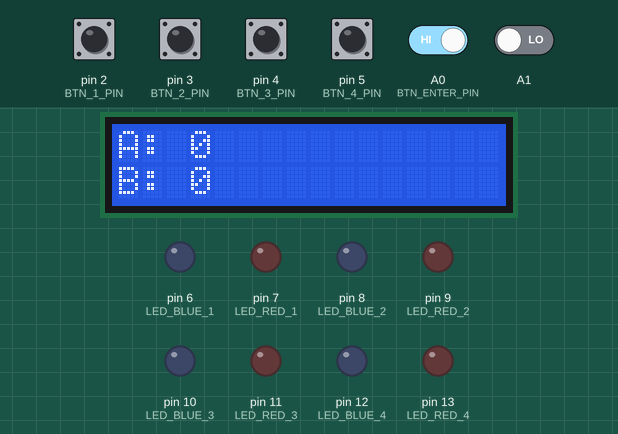
The sketch below on a simulated Arduino Uno, built with avr-gcc and run on an emulated ATmega328P. Parts: 16×2 character LCD, output pins drawn as LEDs (lit = HIGH). Inputs (shaded band) come from the test bench; at power-on: A0 (BTN_ENTER_PIN), pin 2 (BTN_1_PIN), pin 3 (BTN_2_PIN), pin 4 (BTN_3_PIN), pin 5 (BTN_4_PIN) HIGH, A1 LOW. Random numbers use the default seed unless the sketch sets one.

Above: at 12.0 s.
12.1 s: A0 (BTN_ENTER_PIN) driven LOW
At 16.3 s:
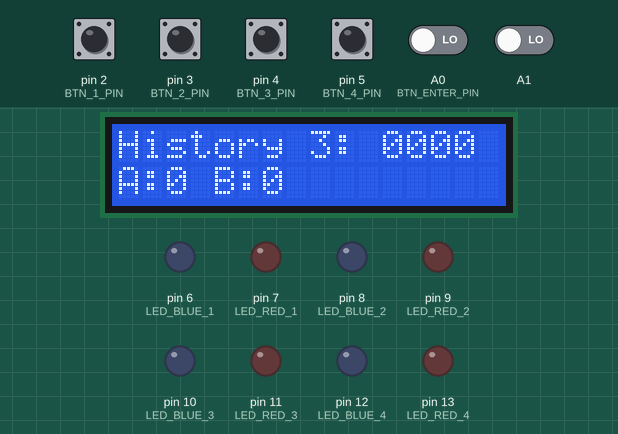
19.4 s: pin 2 (BTN_1_PIN) pulled LOW for 3 s
At 19.57 s:
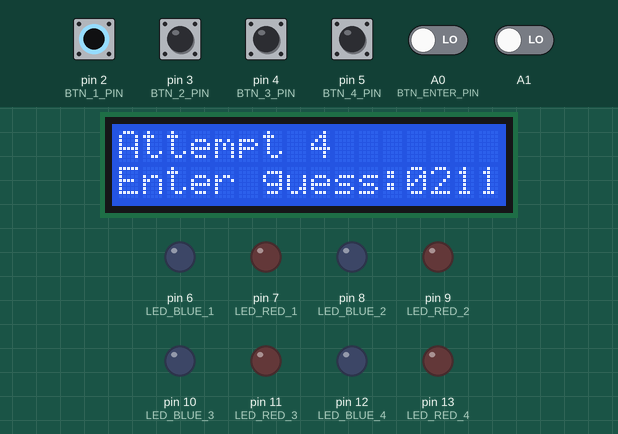
25.2 s: pin 3 (BTN_2_PIN) pulled LOW for 3 s
At 26.57 s:
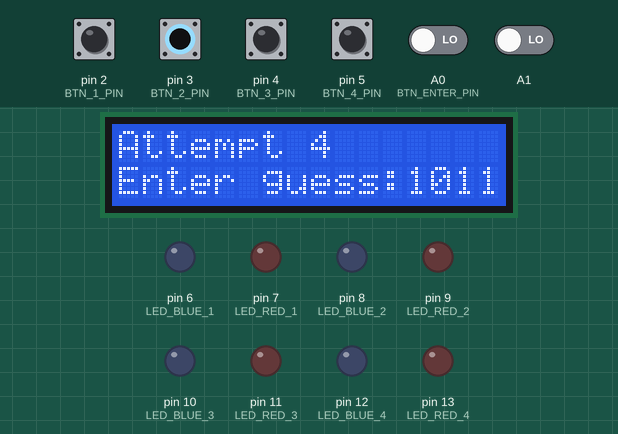
31.0 s: pin 4 (BTN_3_PIN) pulled LOW for 3 s
At 32.11 s:
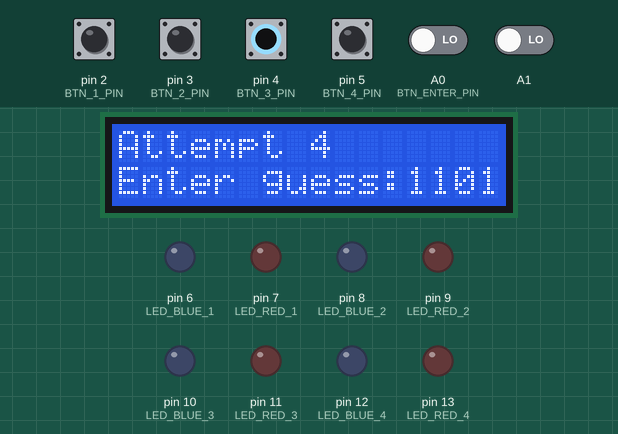
36.8 s: pin 4 (BTN_3_PIN) pulled LOW for 3 s
At 40.1 s:
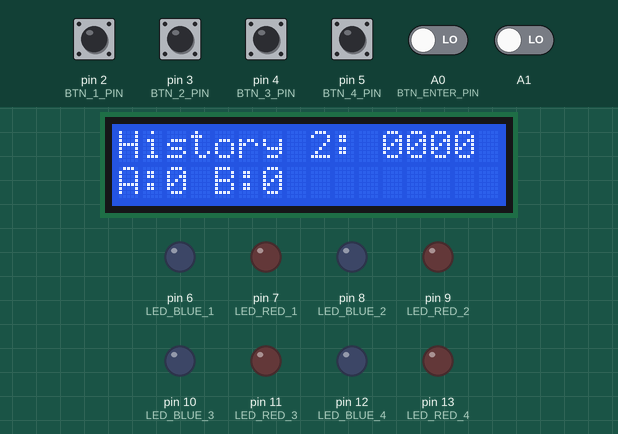
42.6 s: pin 5 (BTN_4_PIN) pulled LOW for 3 s
At 44.72 s:
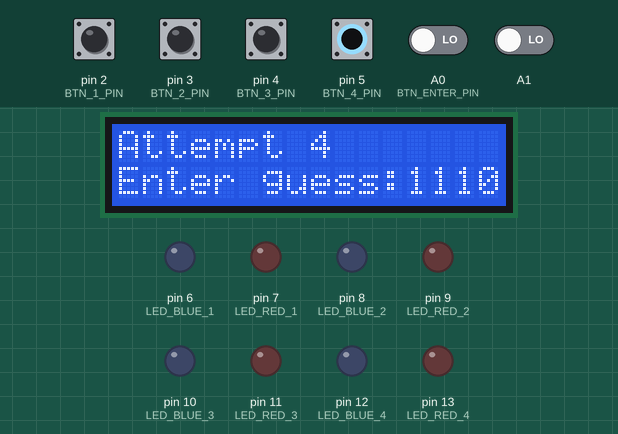
Timing chart, 0 to 46.2 s (numbered marks = the images above; inputs shaded):
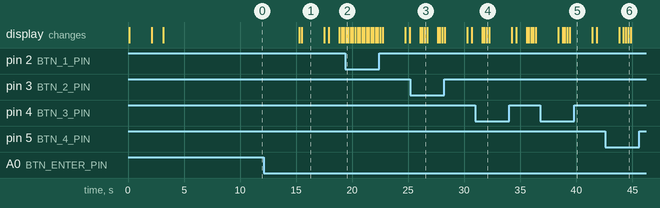

The sketch:

ps6.ino
```cpp
#include <LiquidCrystal_I2C.h>
#include "lcd_wrapper.h"
#include "mastermind.h"
#include<assert.h>


void setup() {
  randomSeed(digitalRead(A1));
  pinMode(BTN_1_PIN, INPUT_PULLUP);
  pinMode(BTN_2_PIN, INPUT_PULLUP);
  pinMode(BTN_3_PIN, INPUT_PULLUP);
  pinMode(BTN_4_PIN, INPUT_PULLUP);
  pinMode(BTN_ENTER_PIN, INPUT_PULLUP);
  pinMode(LED_BLUE_1, OUTPUT);
  pinMode(LED_RED_1, OUTPUT);
  pinMode(LED_BLUE_2, OUTPUT);
  pinMode(LED_RED_2, OUTPUT);
  pinMode(LED_BLUE_3, OUTPUT);
  pinMode(LED_RED_3, OUTPUT);
  pinMode(LED_BLUE_4, OUTPUT);
  pinMode(LED_RED_4, OUTPUT);
}

void loop() {
  char* code = generate_code(false, 4);
    play_game(code);
    free(code);
}
```

mastermind.cpp
```cpp
#include <Arduino.h>
#include "mastermind.h"
#include "lcd_wrapper.h"
#include <stdlib.h>
#include <time.h>
#include <string.h>
#include <LiquidCrystal_I2C.h>
LiquidCrystal_I2C lcd(0x27, 16, 2);
char* generate_code(bool repeat, int length)
{
    lcd.begin();
    if (length < 1 || (!repeat && length > 10)) {
        return NULL;
    }
    randomSeed(analogRead(A2));
    char* shifr = (char*)calloc(length + 1, sizeof(char));
    if (shifr == NULL) {
        return NULL;
    }
    if(repeat==false){
      bool dig[10] = {false};

      for (int i = 0; i < length; i++) {
          int digit = random(10);
          while (!repeat && dig[digit]) {
              digit = random(9);
          }
          shifr[i] = '0' + digit;
          dig[digit] = true;
      }
      shifr[length] = '\0';
      lcd.clear();
    }
    else{
      for (int i = 0; i < length; i++) {
          int digit = random(10);
          while (!repeat) {
              digit = random(10);
          }
          shifr[i] = '0' + digit;
      }
      shifr[length] = '\0';
    }
    return shifr;
}
void get_score(const char* secret, const char* guess, int* peg_a, int* peg_b){
  int correct_pos_count = 0; // кількість правильних цифр на правильних позиціях
  int correct_only_count = 0; // кількість правильних цифр, які не знаходяться на правильних позиціях

  bool secret_digits_used[4] = {false}; // для відстеження використаних цифр з секретного числа
  bool guess_digits_used[4] = {false}; // для відстеження використаних цифр з варіанту гравця

  // Перевірка правильних цифр на правильних позиціях
  for(int i = 0; i < 4; i++) {
      if(secret[i] == guess[i]) {
          correct_pos_count++;
          secret_digits_used[i] = true;
          guess_digits_used[i] = true;
      }
  }
  // Перевірка правильних цифр, які не на правильних позиціях
  for(int i = 0; i < 4; ++i) {
      if (!secret_digits_used[i]) {
          for(int j = 0; j < 4; ++j) {
              if (!guess_digits_used[j] && guess[j] == secret[i]) {
                  correct_only_count++;
                  secret_digits_used[i] = true;
                  guess_digits_used[j] = true;
                  break;
              }
          }
      }
  }
  // Збереження кількостей правильних цифр у відповідних змінних
  *peg_a = correct_pos_count;
  *peg_b = correct_only_count;
}
void turn_off_leds(){
  for (int i = 1; i <= 4; ++i) {
        digitalWrite(LED_BLUE_1 + (i - 1) * 2, LOW);
        digitalWrite(LED_RED_1 + (i - 1) * 2, LOW);
    }
}
void render_leds(const int peg_a, const int peg_b){
  turn_off_leds();
  // Ввімкнення світлодіодів згідно з кількістю вгаданих цифр у правильній та неправильній позиціях
  for (int i = 0; i < peg_a; i++) {
    digitalWrite(LED_RED_1 + i*2, HIGH); // Увімкнення ЧЕРВОНОГГО світла для вгаданих цифр у правильній позиції
  }
  for (int i = peg_a; i < peg_b+peg_a; i++) {
    digitalWrite(LED_BLUE_1 + i*2, HIGH); // Увімкнення СИНЬОГО світла для вгаданих цифр у правильній позиції
  }
  delay(2000);
}
void render_history(char* secret, char** history, const int entry_nr){
  lcd.clear();
  char* guess=history[entry_nr];
  int a=1;
  int b=0;
  get_score(secret, guess, &a, &b);
  lcd.clear();
  lcd.print("History ");
  lcd.print(entry_nr);
  lcd.print(": ");
  lcd.print(guess);
  lcd.setCursor(0,1);
  lcd.print("A:");
  lcd.print(a);
  lcd.print(" B:");
  lcd.print(b);
  delay(2000);
  lcd.clear();
}

void play_game(char* secret)
{
    turn_off_leds();
    char guess[4];
    char **history =(char**)calloc(10, sizeof(char *));
    for (int y = 0; y < 10; y++)
    {
      history[y] = calloc(5, sizeof(char));
    }
    int peg_a=0;
    int peg_b=0; // Зберігає кількість відповідних цифр на правильних і неправильних позиціях
    // Вивід привітання
    lcd.clear();
    lcd.setCursor(0, 0);
    lcd.print("Welcome to");
    lcd.setCursor(0, 1);
    lcd.print("Mastermind Game!");
    delay(2000);
    // Генерація та відображення таємного коду
    lcd.clear();
    lcd.setCursor(0, 0);
    lcd.print("Secret code:");
    lcd.setCursor(0, 1);
    lcd.print(secret);
    delay(1000);
    // Основний цикл гри
    for (int attempt = 1; attempt <= 10; ++attempt) { // Максимально 10 спроб
        // Очищення та вивід повідомлення для вводу
        lcd.clear();
        lcd.setCursor(0, 0);
        lcd.print("Attempt ");
        lcd.print(attempt);
        lcd.setCursor(0, 1);
        lcd.print("Enter guess:");
        // Отримання введення гравця
        int idx=attempt;
        guess[0] = '0'; // Встановлюємо початкове значення на '0'
        lcd.setCursor(12, 1); // Переміщаємо курсор на початок першого рядка
        lcd.print(guess[0]);
        guess[1] = '0'; // Встановлюємо початкове значення на '0'
        lcd.setCursor(13, 1); // Переміщаємо курсор на початок першого рядка
        lcd.print(guess[1]);
        guess[2] = '0'; // Встановлюємо початкове значення на '0'
        lcd.setCursor(14, 1); // Переміщаємо курсор на початок першого рядка
        lcd.print(guess[2]);
        guess[3] = '0'; // Встановлюємо початкове значення на '0'
        lcd.setCursor(15, 1); // Переміщаємо курсор на початок першого рядка
        lcd.print(guess[3]);
        while(digitalRead(BTN_ENTER_PIN)==LOW){
          if (digitalRead(BTN_1_PIN) == HIGH){
              int currentValue = guess[0] - '0'; // Перетворюємо символ на число
              currentValue = (currentValue + 1) % 10; // Збільшуємо значення на 1, якщо менше 9
              guess[0] = currentValue + '0'; // Перетворюємо число на символ
              lcd.setCursor(12, 1); // Переміщаємо курсор на початок першого рядка
              lcd.print(guess[0]); // Виводимо значення першого елементу масиву
              delay(200);
              if (digitalRead(BTN_2_PIN) == HIGH) {
              idx--;
              if(idx<=0){
                  lcd.clear();
                  lcd.print("this Attempt: ");
                  lcd.print("0");
                  lcd.setCursor(0, 1);
                  lcd.print("try again");
                  delay(1000); // Wait for 350 milliseconds
                  idx=attempt-1;
                  lcd.clear();
                  lcd.setCursor(0, 0);
                  lcd.print("Attempt ");
                  lcd.print(attempt);
                  lcd.setCursor(0, 1);
                  lcd.print("Enter guess:");
                  guess[0] = '0'; // Встановлюємо початкове значення на '0'
                  lcd.setCursor(12, 1); // Переміщаємо курсор на початок першого рядка
                  lcd.print(guess[0]);
                  guess[1] = '0'; // Встановлюємо початкове значення на '0'
                  lcd.setCursor(13, 1); // Переміщаємо курсор на початок першого рядка
                  lcd.print(guess[1]);
                  guess[2] = '0'; // Встановлюємо початкове значення на '0'
                  lcd.setCursor(14, 1); // Переміщаємо курсор на початок першого рядка
                  lcd.print(guess[2]);
                  guess[3] = '0'; // Встановлюємо початкове значення на '0'
                  lcd.setCursor(15, 1); // Переміщаємо курсор на початок першого рядка
                  lcd.print(guess[3]);
              }else{
                  render_history(secret, history, idx);
                  delay(350); // Wait for 350 milliseconds
                  lcd.clear();
                  lcd.setCursor(0, 0);
                  lcd.print("Attempt ");
                  lcd.print(attempt);
                  lcd.setCursor(0, 1);
                  lcd.print("Enter guess:");
                  guess[0] = '0'; // Встановлюємо початкове значення на '0'
                  lcd.setCursor(12, 1); // Переміщаємо курсор на початок першого рядка
                  lcd.print(guess[0]);
                  guess[1] = '0'; // Встановлюємо початкове значення на '0'
                  lcd.setCursor(13, 1); // Переміщаємо курсор на початок першого рядка
                  lcd.print(guess[1]);
                  guess[2] = '0'; // Встановлюємо початкове значення на '0'
                  lcd.setCursor(14, 1); // Переміщаємо курсор на початок першого рядка
                  lcd.print(guess[2]);
                  guess[3] = '0'; // Встановлюємо початкове значення на '0'
                  lcd.setCursor(15, 1); // Переміщаємо курсор на початок першого рядка
                  lcd.print(guess[3]);
              }
            }
            if(digitalRead(BTN_3_PIN) == HIGH){
              idx++;
              if(idx<attempt){
                render_history(secret, history, idx);
                delay(350);
                lcd.clear();
                lcd.setCursor(0, 0);
                lcd.print("Attempt ");
                lcd.print(attempt);
                lcd.setCursor(0, 1);
                lcd.print("Enter guess:");
                guess[0] = '0'; // Встановлюємо початкове значення на '0'
                lcd.setCursor(12, 1); // Переміщаємо курсор на початок першого рядка
                lcd.print(guess[0]);
                guess[1] = '0'; // Встановлюємо початкове значення на '0'
                lcd.setCursor(13, 1); // Переміщаємо курсор на початок першого рядка
                lcd.print(guess[1]);
                guess[2] = '0'; // Встановлюємо початкове значення на '0'
                lcd.setCursor(14, 1); // Переміщаємо курсор на початок першого рядка
                lcd.print(guess[2]);
                guess[3] = '0'; // Встановлюємо початкове значення на '0'
                lcd.setCursor(15, 1); // Переміщаємо курсор на початок першого рядка
                lcd.print(guess[3]);
              }else{
                idx=attempt;
                lcd.clear();
                lcd.print("No Attempt");
                lcd.setCursor(0,1);
                lcd.print("try again)");
                delay(900);
                lcd.clear();
                lcd.setCursor(0, 0);
                lcd.print("Attempt ");
                lcd.print(attempt);
                lcd.setCursor(0, 1);
                lcd.print("Enter guess:");
                guess[0] = '0'; // Встановлюємо початкове значення на '0'
                lcd.setCursor(12, 1); // Переміщаємо курсор на початок першого рядка
                lcd.print(guess[0]);
                guess[1] = '0'; // Встановлюємо початкове значення на '0'
                lcd.setCursor(13, 1); // Переміщаємо курсор на початок першого рядка
                lcd.print(guess[1]);
                guess[2] = '0'; // Встановлюємо початкове значення на '0'
                lcd.setCursor(14, 1); // Переміщаємо курсор на початок першого рядка
                lcd.print(guess[2]);
                guess[3] = '0'; // Встановлюємо початкове значення на '0'
                lcd.setCursor(15, 1); // Переміщаємо курсор на початок першого рядка
                lcd.print(guess[3]);
              }
            }
              //////////////////////////////IF 1
          }
          if (digitalRead(BTN_2_PIN) == HIGH) {
            int currentValue = guess[1] - '0'; // Перетворюємо символ на число
            currentValue = (currentValue + 1) % 10; // Збільшуємо значення на 1, якщо менше 9
            guess[1] = currentValue + '0'; // Перетворюємо число на символ
            lcd.setCursor(13, 1); // Переміщаємо курсор на початок першого рядка
            lcd.print(guess[1]); // Виводимо значення першого елементу масиву
            delay(200);
          }
          if (digitalRead(BTN_3_PIN) == HIGH) {
            int currentValue = guess[2] - '0'; // Перетворюємо символ на число
            currentValue = (currentValue + 1) % 10; // Збільшуємо значення на 1, якщо менше 9
            guess[2] = currentValue + '0'; // Перетворюємо число на символ
            lcd.setCursor(14, 1); // Переміщаємо курсор на початок першого рядка
            lcd.print(guess[2]); // Виводимо значення першого елементу масиву
            delay(200);
          }
          if (digitalRead(BTN_4_PIN) == HIGH) {
            int currentValue = guess[3] - '0'; // Перетворюємо символ на число
            currentValue = (currentValue + 1) % 10; // Збільшуємо значення на 1, якщо менше 9
            guess[3] = currentValue + '0'; // Перетворюємо число на символ
            lcd.setCursor(15, 1); // Переміщаємо курсор на початок першого рядка
            lcd.print(guess[3]); // Виводимо значення першого елементу масиву
            delay(200);
          }
        /////////////////////////////WHILE
        }
        //перевірки
        guess[4]='\0';//для того щоб записало число з /0 до хісторі
        memcpy(history[attempt], guess, 5 * sizeof(guess[0]));//копіювання до хісторі
        lcd.clear();
        get_score(secret, guess, &peg_a, &peg_b);
        lcd.clear();
        lcd.setCursor(0, 0);
        lcd.print("A: ");
        lcd.print(peg_a);
        lcd.setCursor(0,1);
        lcd.print("B: ");
        lcd.print(peg_b);
        render_leds(peg_a,peg_b);
        delay(2000);
        lcd.clear();
        turn_off_leds();
        // Перевірка чи вгадано таємний код
        if (peg_a == 4) {
            lcd.clear();
            lcd.setCursor(0, 0);
            lcd.print("Congratulations!");
            lcd.setCursor(0, 1);
            lcd.print("You won!");
            lcd.setCursor(0, 2);
            lcd.print("the code!");
            for (int i = 0; i < 30; i++) { // Повторюємо процес 10 разів
            int random_led = random(4); // Випадково вибираємо світлодіод для увімкнення
            switch(random_led) {
              case 0:
                digitalWrite(LED_RED_1, LOW); // Увімкнення червоного
                break;
              case 1:
                digitalWrite(LED_BLUE_1, LOW); // Увімкнення синього
                break;
              case 2:
                digitalWrite(LED_RED_4, LOW); // Увімкнення зеленого
                break;
              case 3:
                digitalWrite(LED_RED_2, LOW); // Увімкнення червоного (для другого світлодіоду)
                break;
              // додайте кейси для інших світлодіодів, якщо необхідно
            }
            delay(100); // Затримка для створення ефекту блимання
            turn_off_leds(); // Вимикаємо всі світлодіоди
          }
          delay(2000);
          break; // Вихід з циклу, якщо код вгадано
        }
        if(attempt>=9&&peg_a!=4){
          lcd.clear();
          lcd.print("LOSE lose(");
          lcd.setCursor(0,1);
          lcd.print("secret code:");
          lcd.print(secret);
          for (int i = 0; i < 10; i++) { // Повторюємо процес 10 разів
              int random_led = random(4); // Випадково вибираємо світлодіод для увімкнення
              switch(random_led) {
                case 0:
                  digitalWrite(LED_RED_1, LOW); // Увімкнення червоного
                  break;
                case 1:
                  digitalWrite(LED_BLUE_1, LOW); // Увімкнення синього
                  break;
                case 2:
                  digitalWrite(LED_RED_4, LOW); // Увімкнення зеленого
                  break;
                case 3:
                  digitalWrite(LED_RED_2, LOW); // Увімкнення червоного (для другого світлодіоду)
                  break;
                // додайте кейси для інших світлодіодів, якщо необхідно
              }
              delay(100); // Затримка для створення ефекту блимання
              turn_off_leds(); // Вимикаємо всі світлодіоди
          }
          delay(2000);
          break;
        }
    }
  for (int pam = 0; pam < 10; pam++)
  {
    free(history[pam]);
  }
  free(history);
}
```

lcd_wrapper.cpp
```cpp
#include <LiquidCrystal_I2C.h>

#include <Arduino.h>

#include "lcd_wrapper.h"


void lcd_init(){

}

void lcd_clear(){

}


void lcd_set_cursor(int y, int x){

}


void lcd_print(char* text){

}


void lcd_print_at(int y, int x, char* text){

}

void lcd_print_int(int y, int x, int num){

}
```

lcd_wrapper.h
```cpp
#ifndef _LCD_H
#define _LCD_H

/**
 * Initialize LCD
 *
 * Everything you need to initialize your LCD display, place here.
 * This function should be called in function setup().
 */
void lcd_init();


/**
 * Clears the LCD display
 *
 * Clears content of the LCD display. After the call is display empty.
 */
void lcd_clear();


/**
 * Set cursor to given posititon
 *
 * Sets cursor to given position based on y and x coordinates.
 * @param y the row
 * @param x the column
 */
void lcd_set_cursor(int y, int x);


/**
 * Print text on LCD display
 *
 * Prints the givent text on the display on the current
 * cursor position.
 * @param text the text to print
 */
void lcd_print(char* text);


/**
 * Set cursor to given positition and print text
 *
 * Sets the cursor to given position based on y and x coorindates
 * and then prints the given text.
 * @param y the row
 * @param x the column
 * @param text the text to print
 */
void lcd_print_at(int y, int x, char* text);

#endif
```

Source omitted: mastermind.h (2534 bytes)

Measured:
- after the input at 12.1 s, the display: first changes after 3.2 s (image 1 shows a later state)
- what the display in image 1 shows lasts 2.0 s, from 15.5 s to 17.5 s
